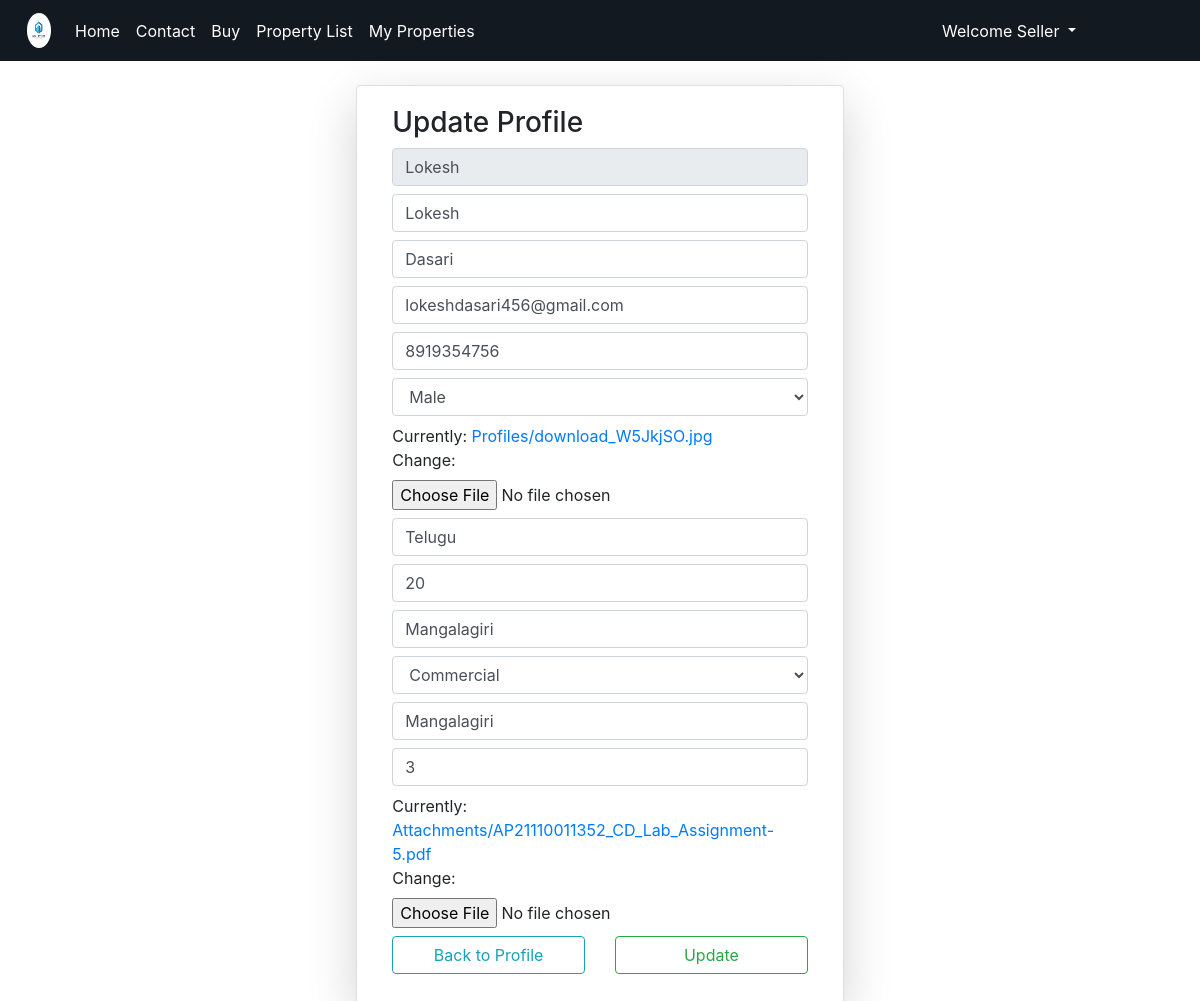
Page /upfle/ (signed in) on the committed database.
### RApp/models.py (models this page shows)
class User(AbstractUser):
    g = [
        ('0','--- Select Your Gender ---'),
        ('1','Male'),
        ('2','Female'),
    ]
    c=[
        ('0','Guest'),
        ('1','Buyer'),
        ('2','Seller'),
        ('3','Deny')
    ]
    mble = models.CharField(max_length=10,null=True,blank=True)
    gdr = models.CharField(choices=g,default='0',max_length=5)
    role_type_appl=models.CharField(choices=c,default='0',max_length=5)
    role_type=models.CharField(choices=c,default='0',max_length=5)
    eid=models.CharField(max_length=10)
    pfimg=models.ImageField(upload_to='Profiles/',default='pfle.png')

class seProfile(models.Model):
    t = [
        ('0','--- Select your Preference ---'),
        ('1','Residential'),
        ('2','Commercial'),
        ('3','Agriculturial'),
        ('4','Industrial'),
    ]
    sellang=models.CharField(max_length=20)
    selage=models.IntegerField()
    seloc=models.CharField(max_length=50)
    selltypes=models.CharField(choices=t,default='0',max_length=5)
    sellinfo=models.CharField(max_length=200)
    sellexpr=models.IntegerField()
    sellcerti = models.FileField(upload_to='Attachments/')
    sstatus=models.BooleanField(default=False)
    sc=models.OneToOneField(User,on_delete=models.CASCADE)

### RApp/views.py (the view, shortened to what this page needs)
# urls.py: path('upfle/',views.updprofile,name="upf"),
def updprofile(request):
	k = User.objects.get(id=request.user.id)
	if request.user.role_type == "2":
		t = seProfile.objects.all()
		m = []
		for i in t:
			m.append(i.sc_id)
		if request.user.id not in m:
			if request.method == "POST":
				h = UspForm(request.POST,request.FILES,instance=k)
				y = SellForm(request.POST,request.FILES)
				if h.is_valid() and y.is_valid():
					h.save()
					b = y.save(commit=False)
					b.sc_id = request.user.id
					b.sstatus = 1
					b.save()
					return redirect('/pfle')
			y = SellForm()
			h = UspForm(instance=k)
			return render(request,'html/updateprofile.html',{'e':h,'t':y})
		else:
			p = seProfile.objects.get(sc_id=request.user.id)
			y = SellForm(instance=p)
			h = UspForm(instance=k)
			return render(request,'html/updateprofile.html',{'e':h,'t':y})

### RApp/forms.py
class UspForm(forms.ModelForm):
	class Meta:
		model = User
		fields = ["username","first_name","last_name","email","mble","gdr","pfimg"]
		widgets = {
		"username":forms.TextInput(attrs={
			"class":"form-control my-2",
			"readonly":"true",
			}),
		"first_name":forms.TextInput(attrs={
			"class":"form-control my-2",
			"placeholder":"First Name",
			}),
		"last_name":forms.TextInput(attrs={
			"class":"form-control my-2",
			"placeholder":"Last Name",
			}),
		"email":forms.EmailInput(attrs={
			"class":"form-control my-2",
			"placeholder":"Mailid",
			}),
		"mble":forms.TextInput(attrs={
			"class":"form-control my-2",
			"placeholder":"Mobile Number",
			}),
		"gdr":forms.Select(attrs={
			"class":"form-control my-2",
			}),
		"pfimg":forms.ClearableFileInput(attrs={
				"class":"form-control-file my-2",
			}),
		}

class SellForm(forms.ModelForm):
	class Meta:
		model = seProfile
		fields = ["sellang","selage","seloc","selltypes","sellinfo","sellexpr","sellcerti",]
		widgets = {
		"sellang":forms.TextInput(attrs={
			"class":"form-control my-2",
			"placeholder":"Enter Language",
			}),
		"selage":forms.TextInput(attrs={
			"class":"form-control my-2",
			"placeholder":"Enter Age",
			}),
		"seloc":forms.TextInput(attrs={
			"class":"form-control my-2",
			"placeholder":"Enter Location",
			}),
		"selltypes":forms.Select(attrs={
			"class":"form-control my-2",
			}),
		"sellinfo":forms.TextInput(attrs={
			"class":"form-control my-2",
			"placeholder":"Enter Address",
			}),
		"sellexpr":forms.NumberInput(attrs={
			"class":"form-control my-2",
			"placeholder":"Enter Experience",
			}),
		"sellcerti":forms.ClearableFileInput(attrs={
				"class":"form-control-file my-2",
			}),
		}

### templates/html/updateprofile.html (shortened to what this page needs)
{% extends 'html/base.html' %}
{% block content %}
<div class="container-fluid mt-4">
	<div class="card col-md-5 mx-auto shadow-lg">
		<div class="card-body">
			<div id="page1">
				<h3>Update Profile</h3>
				<form method="post" enctype="multipart/form-data">
				{% for i in e %}
					{{i}}
				{% endfor %}
				{% if request.user.role_type == "2" %}
					{% for j in t %}
						{{j}}
					{% endfor %}
				{% elif request.user.role_type == "1" %}
					{% for c in a %}
						{{c}}
					{% endfor %}
				{% endif %}
				<div class="row my-2">
					<div class="col">
						<a href="{% url 'pf' %}" class="btn btn-outline-info form-control">Back to Profile</a>
					</div>
					<div class="col">
						<input type="submit" value="Update" class="btn btn-outline-success form-control">
					</div>
				</div>
			</form>
		</div>
	</div>
</div>
{% endblock %}

### rows in the picture
User: e "Lokesh" "Lokesh" "Dasari" "lokeshdasari456@gmail.com" "8919354756" "Male"
seProfile: t "Telugu" "20" "Mangalagiri" "Commercial" "Mangalagiri" "3"
